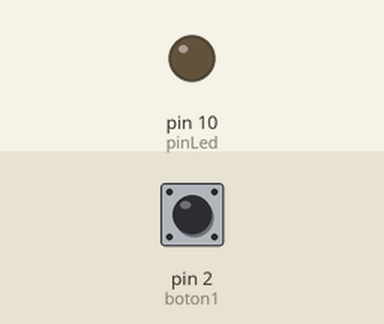
A sketch run on a simulated Arduino Uno, built with avr-gcc and run on an emulated ATmega328P. On the bench: output pins drawn as LEDs (lit = HIGH). Inputs (shaded band) come from the test bench; at power-on: pin 2 (boton1) HIGH.

Above: at 1.2 s.
1.3 s: pin 2 (boton1) pulled LOW for 0.15 s
At 1.8 s:
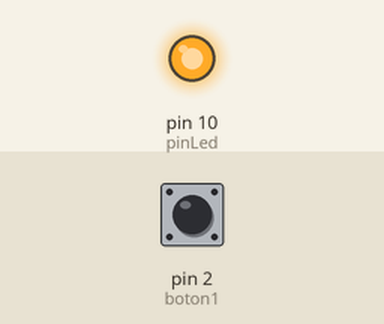
Timing chart, 0 to 4.3 s (numbered marks = the images above; inputs shaded):
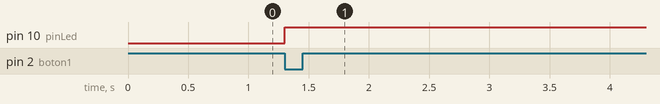

The sketch:

_1BotonEntrdaSalida.ino
```cpp
//Declaracion de los Pines
int pinLed = 10; // Pin del LED
int boton1 = 2; //Encender

//Aquí hacemos el Setup de los pines, es decir, los configuramos como entradas y salidas

void setup()
{
pinMode(pinLed, OUTPUT);
pinMode(boton1, INPUT_PULLUP);

}

//Aquí empezamos a hacer nuestro ciclo infinito, programa principal

void loop()
{
if (digitalRead(boton1) == LOW)
{
digitalWrite(pinLed, HIGH);
}
}
```

Measured:
- after the input at 1.3 s, pin 10 (pinLed): LOW → HIGH at once
